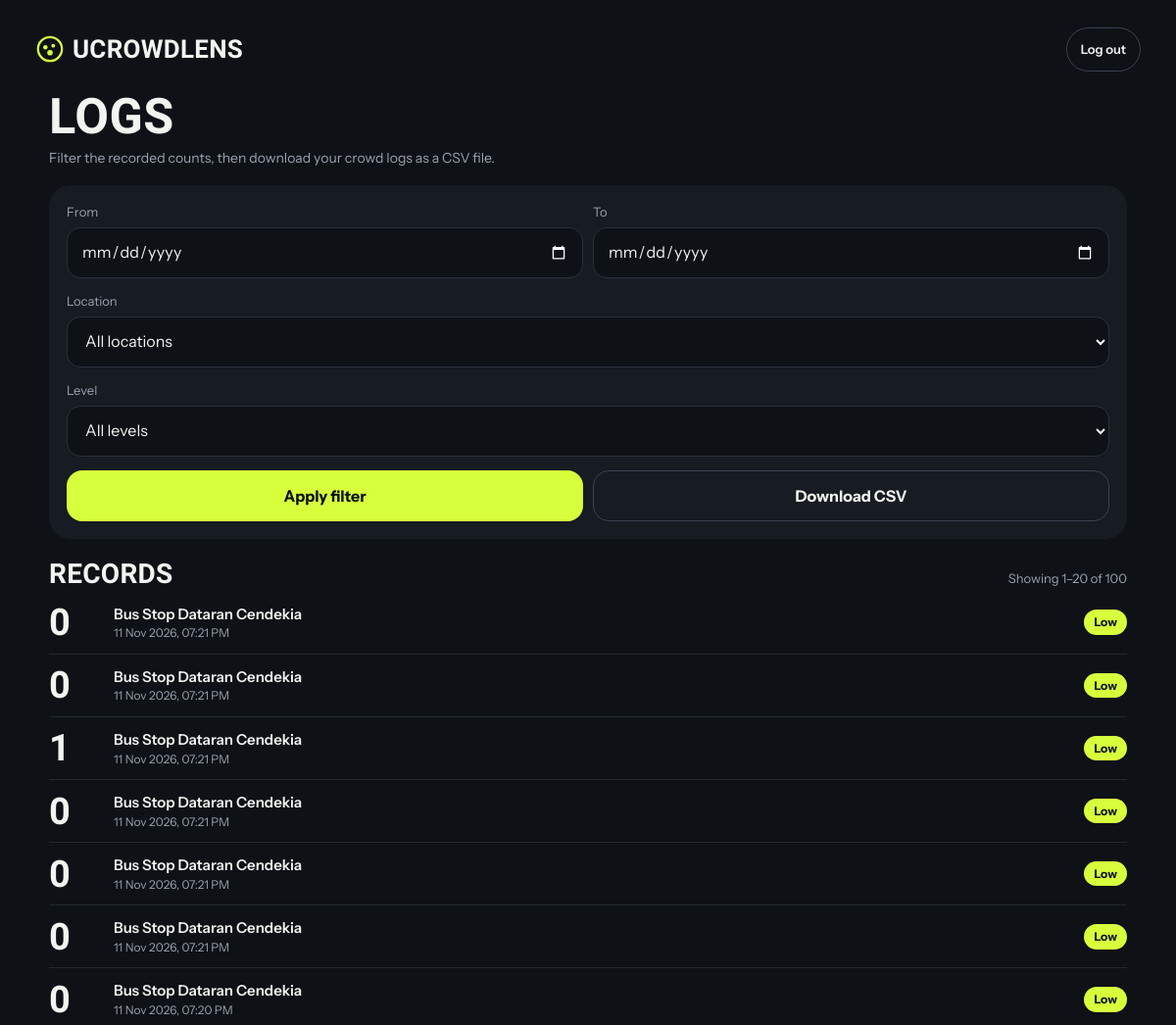
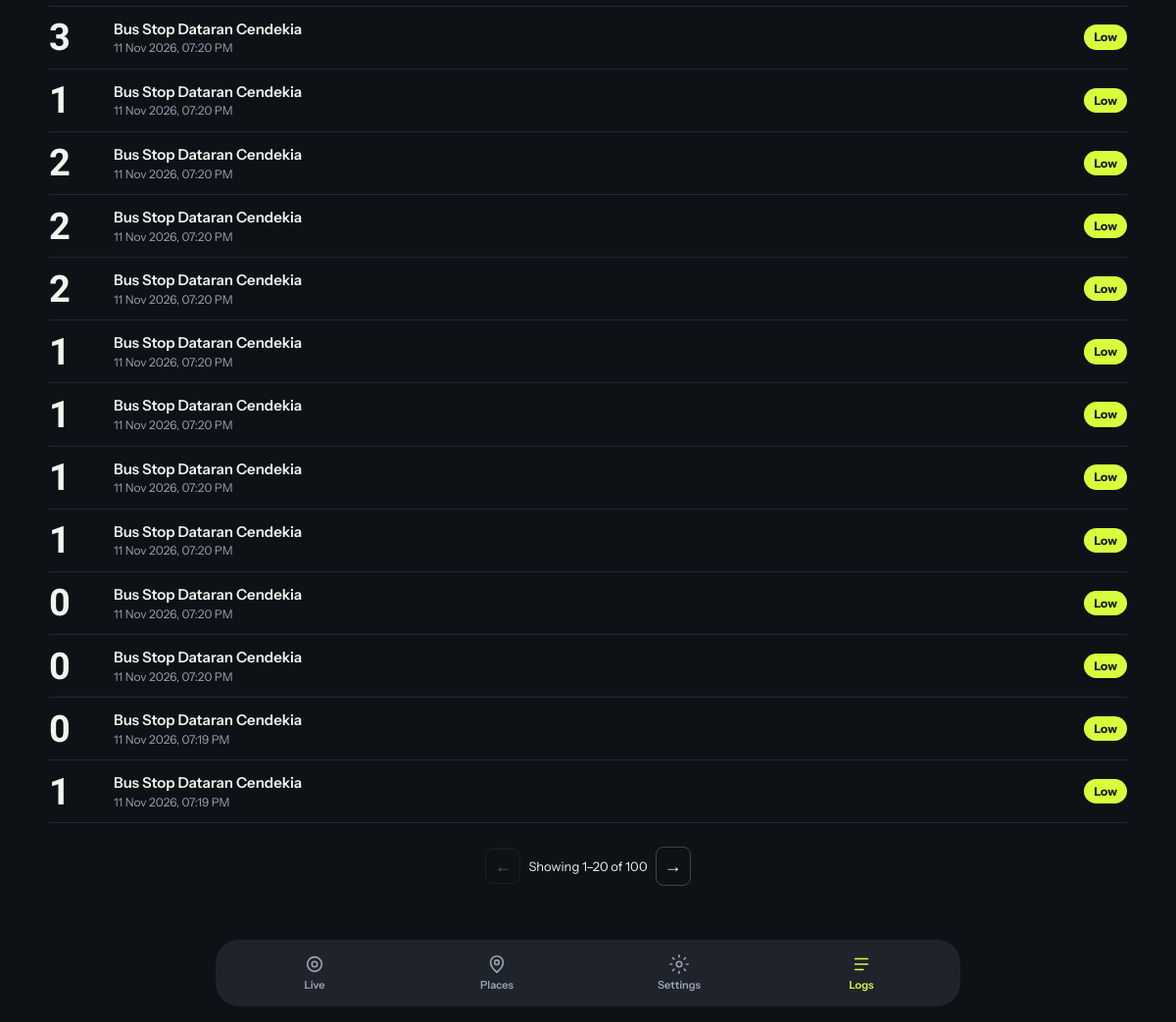
Screenshot of /logs (signed in) with the database file from the repository (2 pictures, top to bottom).
### tables this page shows
CREATE TABLE CROWD_LOG (
            LOGID INTEGER PRIMARY KEY AUTOINCREMENT,
            TIMESTAMP TEXT NOT NULL,
            CROWD_COUNT INTEGER NOT NULL,
            DENSITY_LEVEL TEXT NOT NULL,
            LOCATIONID INTEGER NOT NULL
                REFERENCES LOCATION(LOCATIONID)
        );

CREATE TABLE LOCATION (
            LOCATIONID INTEGER PRIMARY KEY AUTOINCREMENT,
            LOCATION_NAME TEXT NOT NULL,
            STATUS TEXT NOT NULL DEFAULT 'active'
        );

### dev/logs.py (the view)
@logs_bp.route("/logs")
@login_required
def logs():
    all_logs = get_logs()[:100]
    per_page = 20
    total = len(all_logs)
    total_pages = max(1, math.ceil(total / per_page))
    page = request.args.get("page", 1, type=int)
    page = max(1, min(page, total_pages))
    start = (page - 1) * per_page
    page_logs = all_logs[start:start + per_page]
    return render_template(
        "logs.html",
        logs=page_logs,
        f=request.args,
        locations=query("SELECT * FROM LOCATION"),
        page=page,
        total_pages=total_pages,
        total=total
    )

### dev/auth.py (called while the page is built)
def login_required(f):
    @wraps(f)
    def wrapper(*args, **kwargs):
        if not session.get("admin"):
            return redirect(url_for("auth.login"))
        return f(*args, **kwargs)
    return wrapper

### dev/db.py (called while the page is built)
def query(sql, args=()):
    conn = sqlite3.connect(DB)
    conn.row_factory = sqlite3.Row
    try:
        rows = conn.execute(sql, args).fetchall()
        conn.commit()
        return rows
    finally:
        conn.close()

### dev/logs.py (called while the page is built)
def fmt_time(value):
    if not value:
        return "-"
    try:
        return datetime.fromisoformat(
            str(value)
        ).strftime("%d %b %Y, %I:%M %p")
    except (ValueError, TypeError):
        return str(value)

def get_logs():
    sql = (
        "SELECT L.TIMESTAMP, N.LOCATION_NAME, "
        "L.CROWD_COUNT, L.DENSITY_LEVEL "
        "FROM CROWD_LOG L "
        "JOIN LOCATION N ON N.LOCATIONID = L.LOCATIONID "
        "WHERE 1=1"
    )
    args = []
    f = request.args
    if f.get("date_from"):
        sql += " AND L.TIMESTAMP >= ?"
        args.append(f["date_from"] + " 00:00:00")
    if f.get("date_to"):
        sql += " AND L.TIMESTAMP <= ?"
        args.append(f["date_to"] + " 23:59:59")
    if f.get("location"):
        sql += " AND L.LOCATIONID = ?"
        args.append(f["location"])
    if f.get("density"):
        sql += " AND L.DENSITY_LEVEL = ?"
        args.append(f["density"])
    return query(sql + " ORDER BY L.TIMESTAMP DESC", args)

### templates/logs.html (shortened to what this page needs)
{% extends "base.html" %}
{% block content %}
<h1 class="d h-lg">Logs</h1>
<p class="m lead sm">
    Filter the recorded counts, then download your crowd logs as a CSV file.
</p>
<form method="get" action="{{ url_for('logs.logs') }}" class="c grid14">
    <div class="two">
        <label class="f">
            <span>From</span>
            <input type="date" name="date_from"
                   value="{{ f.get('date_from', '') }}">
        </label>
        <label class="f">
            <span>To</span>
            <input type="date" name="date_to"
                   value="{{ f.get('date_to', '') }}">
        </label>
    </div>
    <label class="f">
        <span>Location</span>
        <select name="location">
            <option value="">All locations</option>
        </select>
    </label>
    <label class="f">
        <span>Level</span>
        <select name="density">
            <option value="">All levels</option>
        </select>
    </label>
    <div class="two">
        <button type="submit" class="btn">Apply filter</button>
        <a class="btn gh"
           href="{{ url_for('logs.download', date_from=f.get('date_from', ''), date_to=f.get('date_to', ''), location=f.get('location', ''), density=f.get('density', '')) }}">
            Download CSV
        </a>
    </div>
</form>
<div class="rec-h">
    <h2 class="d h-md">Records</h2>
    <span class="m">
        Showing
        {{ ((page - 1) * 50) + 1 if total > 0 else 0 }}–{{ ((page - 1) * 50) + logs|length }}
        of {{ total }}
    </span>
</div>
<div>
    {% for r in logs %}
    <div class="rec">
        <div class="d n">
            {{ r['CROWD_COUNT'] }}
        </div>
        <div style="flex:1">
            <div class="nm">
                {{ r['LOCATION_NAME'].split(',')[0] }}
            </div>
            <div class="m xs">
                {{ r['TIMESTAMP']|fmt_time }}
            </div>
        </div>
        <span class="lv {{ r['DENSITY_LEVEL'] }}">
            {{ r['DENSITY_LEVEL'] }}
        </span>
    </div>
    {% else %}
    <p class="m" style="padding:14px 0">
        No records found.
    </p>
    {% endfor %}
</div>
{% if total_pages > 1 %}
<nav class="pagination">
    {% if page > 1 %}
    <a class="page-btn"
       href="{{ url_for('logs.logs', page=page-1, date_from=f.get('date_from', ''), date_to=f.get('date_to', ''), location=f.get('location', ''), density=f.get('density', '')) }}"
       aria-label="Previous page">
        &larr;
    </a>
    {% else %}
    <span class="page-btn disabled">&larr;</span>
    {% endif %}
    <span class="page-info">
        Showing {{ ((page - 1) * 50) + 1 }}–{{ ((page - 1) * 50) + logs|length }}
        of {{ total }}
    </span>
    {% if page < total_pages %}
    <a class="page-btn"
       href="{{ url_for('logs.logs', page=page+1, date_from=f.get('date_from', ''), date_to=f.get('date_to', ''), location=f.get('location', ''), density=f.get('density', '')) }}"
       aria-label="Next page">
        &rarr;
    </a>
    {% else %}
    <span class="page-btn disabled">&rarr;</span>
    {% endif %}
</nav>
{% endif %}
{% endblock %}

### templates/base.html (shortened to what this page needs)
<!doctype html>
<html lang="en">
<head>
    <link
        rel="stylesheet"
        href="{{ url_for('static', filename='style.css') }}">
</head>
<body>
    <div class="p{{ ' has-tb' if session.get('admin') else '' }}">
        {% if not hide_header %}
        <header class="top">
            <a class="brand" href="/">
                <span class="d">UCrowdLens</span>
            </a>
            {% if session.get('admin') %}
                <a class="pill-link" href="/logout">Log out</a>
            {% else %}
                <a class="pill-link" href="/login">Admin login</a>
            {% endif %}
        </header>
        {% endif %}
        <main class="content">
            {% block content %}{% endblock %}
        </main>
        {% if session.get('admin') %}
        <nav class="tb" aria-label="Main">
            <a href="/"
               >
                <svg width="22" height="22" viewBox="0 0 24 24"
                     fill="none" stroke="currentColor"
                     stroke-width="1.8" stroke-linecap="round"
                     stroke-linejoin="round" aria-hidden="true">
                    <circle cx="12" cy="12" r="3"/>
                    <circle cx="12" cy="12" r="8"/>
                </svg>
                Live
            </a>
            <a href="/locations"
               >
                <svg width="22" height="22" viewBox="0 0 24 24"
                     fill="none" stroke="currentColor"
                     stroke-width="1.8" stroke-linecap="round"
                     stroke-linejoin="round" aria-hidden="true">
                    <path d="M12 21s-7-6-7-11a7 7 0 0114 0c0 5-7 11-7 11z"/>
                    <circle cx="12" cy="10" r="2.5"/>
                </svg>
                Places
            </a>
            <a href="{{ url_for('admin.settings') }}"
               {% if request.path in ['/settings', '/threshold'] %}aria-current="page"{% endif %}>
                Settings
            </a>
            <a href="/logs"
               {% if request.path == '/logs' %}
                   aria-current="page"
               {% endif %}>
                <svg width="22" height="22" viewBox="0 0 24 24"
                     fill="none" stroke="currentColor"
                     stroke-width="1.8" stroke-linecap="round"
                     stroke-linejoin="round" aria-hidden="true">
                    <path d="M5 6h14M5 12h14M5 18h9"/>
                </svg>
                Logs
            </a>
        </nav>
        {% endif %}
    </div>
</body>
</html>

### rows the page displays
CROWD_LOG: CROWD_COUNT "0", LOCATION_NAME "Bus Stop Dataran Cendekia", TIMESTAMP|fmt_time "11 Nov 2026, 07:21 PM", DENSITY_LEVEL "Low"
CROWD_LOG: CROWD_COUNT "0", LOCATION_NAME "Bus Stop Dataran Cendekia", TIMESTAMP|fmt_time "11 Nov 2026, 07:21 PM", DENSITY_LEVEL "Low"
CROWD_LOG: CROWD_COUNT "1", LOCATION_NAME "Bus Stop Dataran Cendekia", TIMESTAMP|fmt_time "11 Nov 2026, 07:21 PM", DENSITY_LEVEL "Low"
CROWD_LOG: CROWD_COUNT "0", LOCATION_NAME "Bus Stop Dataran Cendekia", TIMESTAMP|fmt_time "11 Nov 2026, 07:21 PM", DENSITY_LEVEL "Low"
CROWD_LOG: CROWD_COUNT "0", LOCATION_NAME "Bus Stop Dataran Cendekia", TIMESTAMP|fmt_time "11 Nov 2026, 07:21 PM", DENSITY_LEVEL "Low"
CROWD_LOG: CROWD_COUNT "0", LOCATION_NAME "Bus Stop Dataran Cendekia", TIMESTAMP|fmt_time "11 Nov 2026, 07:21 PM", DENSITY_LEVEL "Low"
CROWD_LOG: CROWD_COUNT "0", LOCATION_NAME "Bus Stop Dataran Cendekia", TIMESTAMP|fmt_time "11 Nov 2026, 07:20 PM", DENSITY_LEVEL "Low"
CROWD_LOG: CROWD_COUNT "3", LOCATION_NAME "Bus Stop Dataran Cendekia", TIMESTAMP|fmt_time "11 Nov 2026, 07:20 PM", DENSITY_LEVEL "Low"
CROWD_LOG: CROWD_COUNT "1", LOCATION_NAME "Bus Stop Dataran Cendekia", TIMESTAMP|fmt_time "11 Nov 2026, 07:20 PM", DENSITY_LEVEL "Low"
CROWD_LOG: CROWD_COUNT "2", LOCATION_NAME "Bus Stop Dataran Cendekia", TIMESTAMP|fmt_time "11 Nov 2026, 07:20 PM", DENSITY_LEVEL "Low"
CROWD_LOG: CROWD_COUNT "2", LOCATION_NAME "Bus Stop Dataran Cendekia", TIMESTAMP|fmt_time "11 Nov 2026, 07:20 PM", DENSITY_LEVEL "Low"
CROWD_LOG: CROWD_COUNT "2", LOCATION_NAME "Bus Stop Dataran Cendekia", TIMESTAMP|fmt_time "11 Nov 2026, 07:20 PM", DENSITY_LEVEL "Low"
CROWD_LOG: CROWD_COUNT "1", LOCATION_NAME "Bus Stop Dataran Cendekia", TIMESTAMP|fmt_time "11 Nov 2026, 07:20 PM", DENSITY_LEVEL "Low"
CROWD_LOG: CROWD_COUNT "1", LOCATION_NAME "Bus Stop Dataran Cendekia", TIMESTAMP|fmt_time "11 Nov 2026, 07:20 PM", DENSITY_LEVEL "Low"
CROWD_LOG: CROWD_COUNT "1", LOCATION_NAME "Bus Stop Dataran Cendekia", TIMESTAMP|fmt_time "11 Nov 2026, 07:20 PM", DENSITY_LEVEL "Low"
CROWD_LOG: CROWD_COUNT "1", LOCATION_NAME "Bus Stop Dataran Cendekia", TIMESTAMP|fmt_time "11 Nov 2026, 07:20 PM", DENSITY_LEVEL "Low"
CROWD_LOG: CROWD_COUNT "0", LOCATION_NAME "Bus Stop Dataran Cendekia", TIMESTAMP|fmt_time "11 Nov 2026, 07:20 PM", DENSITY_LEVEL "Low"
CROWD_LOG: CROWD_COUNT "0", LOCATION_NAME "Bus Stop Dataran Cendekia", TIMESTAMP|fmt_time "11 Nov 2026, 07:20 PM", DENSITY_LEVEL "Low"
CROWD_LOG: CROWD_COUNT "0", LOCATION_NAME "Bus Stop Dataran Cendekia", TIMESTAMP|fmt_time "11 Nov 2026, 07:19 PM", DENSITY_LEVEL "Low"
CROWD_LOG: CROWD_COUNT "1", LOCATION_NAME "Bus Stop Dataran Cendekia", TIMESTAMP|fmt_time "11 Nov 2026, 07:19 PM", DENSITY_LEVEL "Low"

### other values shown
{{ ((page - 1) * 50) + 1 if total > 0 else 0 }} "1"
{{ ((page - 1) * 50) + logs|length }} "20"
{{ total }} "100"
{{ ((page - 1) * 50) + 1 }} "1"
